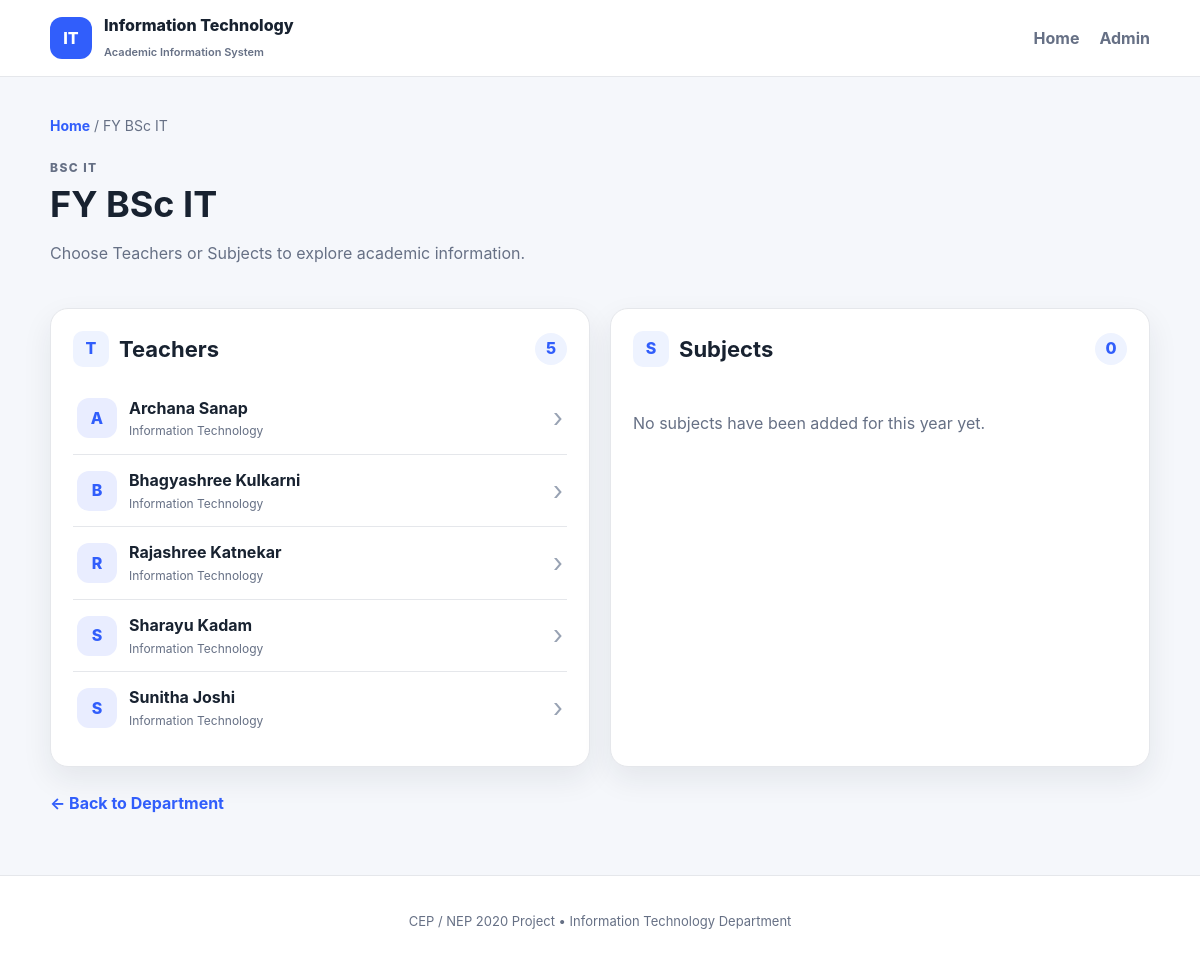
The app's page /year/1 with its own data.
### tables this page shows
CREATE TABLE years (
    id INTEGER PRIMARY KEY,
    name TEXT NOT NULL UNIQUE
);

CREATE TABLE teachers (
    id INTEGER PRIMARY KEY AUTOINCREMENT,
    name TEXT NOT NULL,
    department TEXT NOT NULL DEFAULT 'Information Technology',
    email TEXT DEFAULT '',
    phone TEXT DEFAULT ''
);

### app.py (the view)
@app.route("/year/<int:year_id>")
def year_page(year_id):
    conn = get_db()
    year = conn.execute("SELECT * FROM years WHERE id = ?", (year_id,)).fetchone()
    if not year:
        conn.close()
        abort(404)
    subjects = conn.execute("""
        SELECT s.*, COUNT(ts.teacher_id) AS teacher_count
        FROM subjects s
        LEFT JOIN teacher_subject ts ON ts.subject_id = s.id
        WHERE s.year_id = ?
        GROUP BY s.id
        ORDER BY s.name, s.subject_type
    """, (year_id,)).fetchall()
    teachers = conn.execute("""
        SELECT DISTINCT t.*
        FROM teachers t
        JOIN teacher_subject ts ON ts.teacher_id = t.id
        JOIN subjects s ON s.id = ts.subject_id
        WHERE s.year_id = ?
        ORDER BY t.name
    """, (year_id,)).fetchall()
    if not teachers:
        teachers = conn.execute(
            "SELECT * FROM teachers ORDER BY name"
        ).fetchall()
    conn.close()
    return render_template(
        "year.html", year=year, subjects=subjects, teachers=teachers
    )

### app.py (called while the page is built)
def get_db():
    conn = sqlite3.connect(DB_PATH)
    conn.row_factory = sqlite3.Row
    conn.execute("PRAGMA foreign_keys = ON")
    return conn

@app.context_processor
def inject_globals():
    return {"years": YEARS}

### templates/year.html (shortened to what this page needs)
{% extends "base.html" %}
{% block content %}
<div class="breadcrumb"><a href="{{ url_for('index') }}">Home</a> / {{ year.name }}</div>
<div class="page-heading">
    <div>
        <p class="eyebrow">BSc IT</p>
        <h1>{{ year.name }}</h1>
        <p>Choose Teachers or Subjects to explore academic information.</p>
    </div>
</div>
<div class="two-col">
    <section class="panel">
        <div class="panel-head">
            <div>
                <span class="icon-circle">T</span>
                <h2>Teachers</h2>
            </div>
            <span class="count">{{ teachers|length }}</span>
        </div>
        <div class="list">
            {% for teacher in teachers %}
            <a class="list-item" href="{{ url_for('teacher_detail', teacher_id=teacher.id) }}">
                <span class="avatar">{{ teacher.name[0] }}</span>
                <span>
                    <strong>{{ teacher.name }}</strong>
                    <small>{{ teacher.department }}</small>
                </span>
                <span class="chevron">›</span>
            </a>
            {% else %}
            <p class="empty">No teachers found.</p>
            {% endfor %}
        </div>
    </section>
    <section class="panel">
        <div class="panel-head">
            <div>
                <span class="icon-circle">S</span>
                <h2>Subjects</h2>
            </div>
            <span class="count">{{ subjects|length }}</span>
        </div>
        <div class="list">
            {% for subject in subjects %}
            <a class="list-item" href="{{ url_for('subject_detail', subject_id=subject.id) }}">
                <span class="subject-icon">📚</span>
                <span>
                    <strong>{{ subject.name }}</strong>
                    <small>{{ subject.subject_type }}</small>
                </span>
                <span class="chevron">›</span>
            </a>
            {% else %}
            <p class="empty">No subjects have been added for this year yet.</p>
            {% endfor %}
        </div>
    </section>
</div>
<a class="back-link" href="{{ url_for('index') }}">← Back to Department</a>
{% endblock %}

### static/style.css (style rules this page uses)
:root { --bg:#f5f7fb; --surface:#ffffff; --text:#182230; --muted:#667085; --line:#e5e7eb; --primary:#315efb; --primary-dark:#2348c9; --soft:#eef3ff; --success:#e9f8ef; --danger:#b42318; --shadow:0 12px 30px rgba(24,34,48,.08); --radius:18px; }
* { box-sizing:border-box }
body { margin:0;background:var(--bg);color:var(--text);font-family:Inter,Segoe UI,Arial,sans-serif;line-height:1.55 }
a { color:inherit;text-decoration:none }
.eyebrow { text-transform:uppercase;letter-spacing:.12em;font-size:12px;font-weight:800;color:var(--primary);margin:0 0 8px }
h1 { font-size:clamp(30px,5vw,48px);line-height:1.1;margin:0 0 12px }
h2 { font-size:22px;margin:0 }
.breadcrumb { color:var(--muted);font-size:14px;margin-bottom:22px }
.breadcrumb a,.back-link { color:var(--primary);font-weight:700 }
.page-heading { display:flex;justify-content:space-between;align-items:flex-end;gap:20px;margin-bottom:26px }
.page-heading h1 { font-size:36px }
.page-heading p { color:var(--muted) }
.two-col { display:grid;grid-template-columns:1fr 1fr;gap:20px }
.panel { background:var(--surface);border:1px solid var(--line);border-radius:var(--radius);padding:22px;box-shadow:var(--shadow);margin-bottom:20px }
.panel-head { display:flex;justify-content:space-between;align-items:center;margin-bottom:16px }
.panel-head>div { display:flex;align-items:center;gap:10px }
.count { min-width:32px;height:32px;padding:0 9px;border-radius:999px;background:var(--soft);color:var(--primary);display:grid;place-items:center;font-weight:800 }
.icon-circle { width:36px;height:36px;border-radius:10px;background:var(--soft);color:var(--primary);display:grid;place-items:center;font-weight:800 }
.list { display:flex;flex-direction:column }
.list-item { display:flex;align-items:center;gap:12px;padding:13px 4px;border-top:1px solid var(--line) }
.list-item:first-child { border-top:0 }
.list-item span:nth-child(2) { flex:1 }
.list-item small,.admin-row small { display:block;color:var(--muted);font-size:12px;margin-top:2px }
.avatar { width:40px;height:40px;border-radius:12px;background:#e9edff;color:var(--primary);display:grid;place-items:center;font-weight:800 }
.chevron { font-size:26px;color:#98a2b3 }
.empty { color:var(--muted);padding:12px 0 }
.back-link { display:inline-block;margin-top:4px }

### records on screen
years: name "FY BSc IT"
teachers: name "A", name "Archana Sanap", department "Information Technology"
teachers: name "B", name "Bhagyashree Kulkarni", department "Information Technology"
teachers: name "R", name "Rajashree Katnekar", department "Information Technology"
teachers: name "S", name "Sharayu Kadam", department "Information Technology"
teachers: name "S", name "Sunitha Joshi", department "Information Technology"

### other values on screen
{{ teachers|length }} "5"
{{ subjects|length }} "0"
